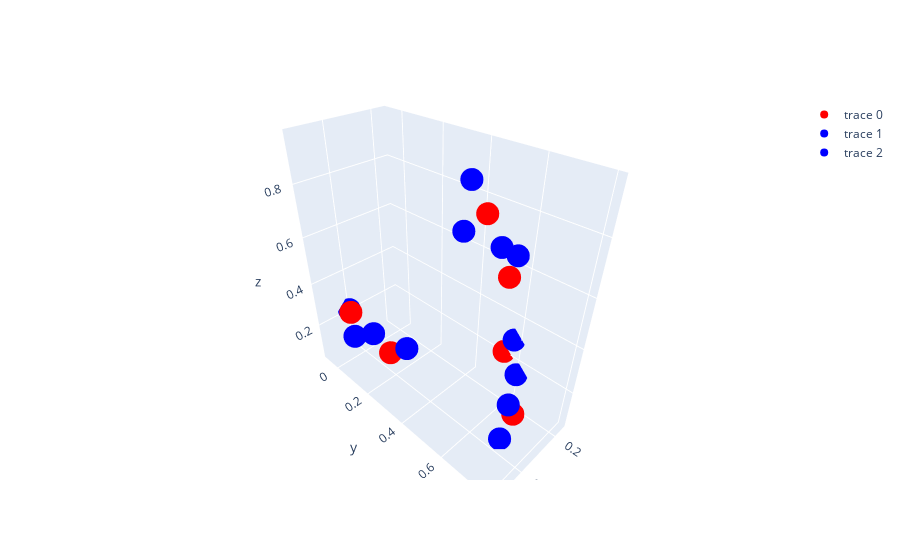

The code cell stored with this chart in its notebook:
### Markdown cell above
## The cell right below is to plot the sys. which has the lowest energy under the condition defined above - using interactive: version 1

### Code cell
#split OXYGEN atoms in red, HYDROGEN atoms in blue
xall=[]
yall=[]
zall=[]
for i in range(int(len(rall))):
    xall.append(float(rall[i][0])*1e9)
    yall.append(float(rall[i][1])*1e9)
    zall.append(float(rall[i][2])*1e9)
#print('xall:',xall)
print('potl_E_sum:',potl_E_sum, 'J')

#-------plot------3D-coord of the lowest E_energy-------
#plot the lowest E atoms posi.(interactive)
fig = make_subplots()
O_atoms = go.Scatter3d(x=xall[::3], y=yall[::3], z=zall[::3],mode='markers',marker = {'color' : 'red'})
H_atoms01 = go.Scatter3d(x=xall[1::3], y=yall[1::3], z=zall[1::3],mode='markers',marker = {'color' : 'blue'})
H_atoms02 = go.Scatter3d(x=xall[2::3], y=yall[2::3], z=zall[2::3],mode='markers',marker = {'color' : 'blue'})

fig.add_trace(O_atoms)
fig.add_trace(H_atoms01)
fig.add_trace(H_atoms02)

fig.show()



fig.update_layout(
    shapes=[dict(type="line",
                 x0=0.156,
                 y0=0.65,
                 x1=0.156,
                 y1=0.21,
                 line=dict(color="Purple",
                           width=3)
                 )])

### Figure 1 — Plotly figure (JSON) as saved in the notebook; plotly's stock layout.template omitted (floating-point values rounded to 4 significant figures)
{"data": [{"marker": {"color": "red"}, "mode": "markers", "type": "scatter3d", "x": [0.4537, 0.5031, 0.1499, 0.4504, 0.3723, 0.2934], "y": [0.005844, 0.7632, 0.5375, 0.2378, 0.5868, 0.6981], "z": [0.2707, 0.8167, 0.2118, 0.2056, 0.8682, 0.1161]}, {"marker": {"color": "blue"}, "mode": "markers", "type": "scatter3d", "x": [0.4138, 0.533, 0.1568, 0.4331, 0.3844, 0.3361], "y": [-0.06682, 0.7985, 0.5786, 0.3122, 0.5384, 0.7013], "z": [0.2228, 0.9005, 0.298, 0.2634, 0.95, 0.2018]}, {"marker": {"color": "blue"}, "mode": "markers", "type": "scatter3d", "x": [0.4861, 0.4432, 0.162, 0.4673, 0.3885, 0.3655], "y": [0.06468, 0.6923, 0.6095, 0.1646, 0.5221, 0.7035], "z": [0.2024, 0.8405, 0.1499, 0.265, 0.7995, 0.05327]}], "layout": {"xaxis": {"anchor": "y", "domain": [0, 1]}, "yaxis": {"anchor": "x", "domain": [0, 1]}}}
